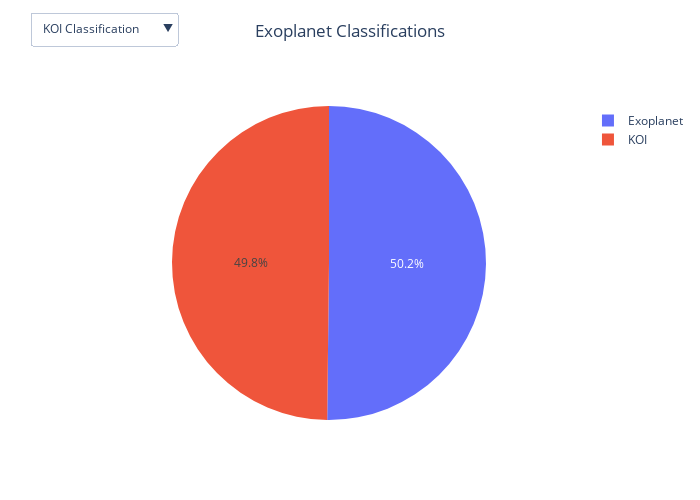

The notebook cell this image was saved under:
### Code cell
pie_fig = go.Figure()
pie_fig.add_trace(go.Pie(labels=["Exoplanet", "KOI"], values=exo["koi_classification"].value_counts(), 
                         name="KOI", visible=True))
pie_fig.add_trace(go.Pie(labels=exo["rad_classification"].unique().tolist(),
                         values=exo["rad_classification"].value_counts(),
                        name="Mass", visible=False))
pie_fig.update_layout(
    updatemenus=[dict(buttons=list([dict(label="KOI Classification",
                                         args=[{"visible": [True, False]},
                                               {"title": "KOI Classification"}],
                                         method="update"),
                                    dict(args=[{"visible": [False, True]},
                                               {"title": "Mass Classification"}],
                                         label="Mass Classification",
                                         method="update")
                                   ]),
                      direction="down",
                      showactive=True,
                      x=-0.1,
                      xanchor="left",
                      y=1.3,
                      yanchor="top"),
                ]
)

pie_fig.update_layout(title=go.layout.Title(text="Exoplanet Classifications",
                                            x=0.5,
                                            y=0.95),
                      width=700,
                      height=500,
                      autosize=False)
                                            

pie_fig.show()

### Figure 1 — Plotly figure (JSON) as saved in the notebook; plotly's stock layout.template omitted (floating-point values rounded to 4 significant figures)
{"data": [{"labels": ["Exoplanet", "KOI"], "name": "KOI", "type": "pie", "values": [2745, 2725], "visible": true}, {"labels": ["Undefined", "Sub Jovian", "Super Earth", "Sub Neptune", "Rocky", "Jovian"], "name": "Mass", "type": "pie", "values": [5403, 27, 21, 14, 4, 1], "visible": false}], "layout": {"autosize": false, "height": 500, "title": {"text": "Exoplanet Classifications", "x": 0.5, "y": 0.95}, "updatemenus": [{"buttons": [{"args": [{"visible": [true, false]}, {"title": "KOI Classification"}], "label": "KOI Classification", "method": "update"}, {"args": [{"visible": [false, true]}, {"title": "Mass Classification"}], "label": "Mass Classification", "method": "update"}], "direction": "down", "showactive": true, "x": -0.1, "xanchor": "left", "y": 1.3, "yanchor": "top"}], "width": 700}}
